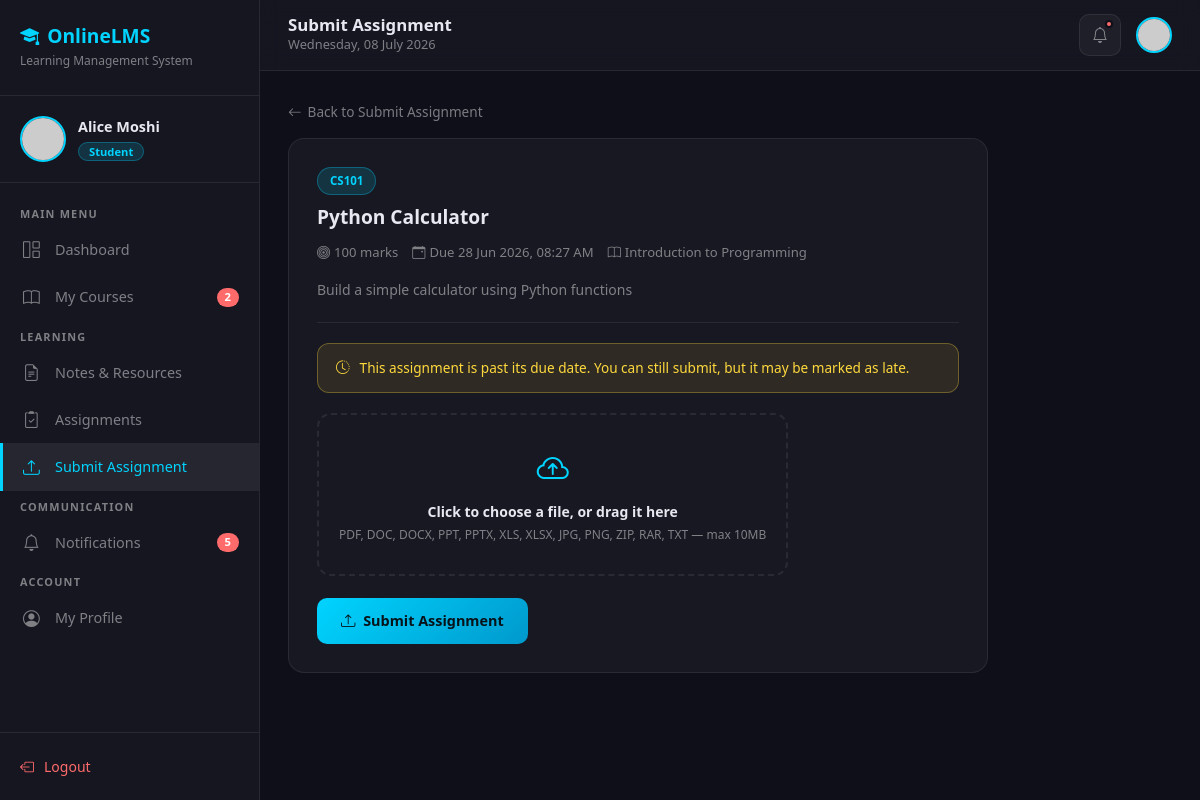
The page /student/submit_assignment.php?id=1 (signed in) on the database its author committed.
### tables this page shows
CREATE TABLE `assignments` (
  `id` int(11) NOT NULL,
  `title` varchar(200) NOT NULL,
  `description` text NOT NULL,
  `course_id` int(11) NOT NULL,
  `created_by` int(11) NOT NULL,
  `due_date` datetime NOT NULL,
  `total_marks` int(11) DEFAULT 100,
  `file_name` varchar(255) DEFAULT NULL,
  `file_path` varchar(255) DEFAULT NULL,
  `status` enum('active','closed','draft') DEFAULT 'active',
  `created_at` timestamp NOT NULL DEFAULT current_timestamp(),
  `updated_at` timestamp NOT NULL DEFAULT current_timestamp() ON UPDATE current_timestamp()
);

CREATE TABLE `courses` (
  `id` int(11) NOT NULL,
  `course_code` varchar(20) NOT NULL,
  `course_name` varchar(150) NOT NULL,
  `description` text DEFAULT NULL,
  `lecturer_id` int(11) NOT NULL,
  `status` enum('active','inactive') DEFAULT 'active',
  `created_at` timestamp NOT NULL DEFAULT current_timestamp(),
  `updated_at` timestamp NOT NULL DEFAULT current_timestamp() ON UPDATE current_timestamp()
);

### student/submit_assignment.php (the view, shortened to what this page needs)
<?php
require_once '../includes/db_connection.php';
$student_id   = $_SESSION['user_id'];
$student_name = $_SESSION['user_name'];
$assignment_id = isset($_GET['id']) ? (int) $_GET['id'] : 0;
$assignment    = null;
$existing_submission = null;
$existing_grade      = null;
if ($assignment_id > 0) {
    $assignment = mysqli_fetch_assoc(mysqli_query($conn,
        "SELECT a.*, c.course_name, c.course_code
         FROM assignments a
         INNER JOIN courses c ON a.course_id = c.id
         INNER JOIN course_enrollments ce ON a.course_id = ce.course_id
         WHERE a.id = '$assignment_id'
         AND ce.student_id = '$student_id'
         AND ce.status = 'enrolled'
         AND a.status = 'active'
         LIMIT 1"
    ));
    if ($assignment) {
        $existing_submission = mysqli_fetch_assoc(mysqli_query($conn,
            "SELECT * FROM submissions
             WHERE assignment_id = '$assignment_id' AND student_id = '$student_id'
             LIMIT 1"
        ));
        $existing_grade = mysqli_fetch_assoc(mysqli_query($conn,
            "SELECT * FROM grades
             WHERE assignment_id = '$assignment_id' AND student_id = '$student_id'
             LIMIT 1"
        ));
    }
}
$courses_count = mysqli_fetch_assoc(
    mysqli_query($conn, "SELECT COUNT(*) as total FROM course_enrollments
                          WHERE student_id = '$student_id' AND status = 'enrolled'")
)['total'];
$notifications_count = mysqli_fetch_assoc(
    mysqli_query($conn, "SELECT COUNT(*) as total FROM notifications n
                          LEFT JOIN notification_reads nr ON n.id = nr.notification_id
                              AND nr.user_id = '$student_id'
                          WHERE (n.target_role = 'student' OR n.target_role = 'all')
                          AND nr.id IS NULL")
)['total'];
$student_query = mysqli_query($conn, "SELECT * FROM users WHERE id = '$student_id'");
$student       = mysqli_fetch_assoc($student_query);
$ready_to_submit = null;
$awaiting_grade  = null;
?>
<!DOCTYPE html>
<html lang="en">
<head>
    <link rel="stylesheet" href="https://cdn.jsdelivr.net/npm/bootstrap@5.3.0/dist/css/bootstrap.min.css">
    <link rel="stylesheet" href="https://cdn.jsdelivr.net/npm/bootstrap-icons@1.10.5/font/bootstrap-icons.css">
</head>
<body>
<aside class="sidebar" id="sidebar">
    <div class="sidebar-brand">
        <h5><i class="bi bi-mortarboard-fill me-2"></i>OnlineLMS</h5>
        <span>Learning Management System</span>
    </div>
    <div class="sidebar-profile">
        <img src="../uploads/profiles/<?= htmlspecialchars($student['profile_picture']) ?>"
             onerror="this.src='https://ui-avatars.com/api/?name=<?= urlencode($student_name) ?>&background=00d4ff&color=fff&size=46'"
             alt="Profile">
        <div>
            <div class="name"><?= htmlspecialchars($student_name) ?></div>
            <span class="role-badge">Student</span>
        </div>
    </div>
    <nav class="sidebar-nav">
        <div class="nav-section">Main Menu</div>
        <a href="dashboard.php">
            <i class="bi bi-grid-1x2"></i> Dashboard
        </a>
        <a href="courses.php">
            <i class="bi bi-book"></i> My Courses
            <?php if ($courses_count > 0): ?>
                <span class="nav-badge"><?= $courses_count ?></span>
            <?php endif; ?>
        </a>
        <div class="nav-section">Learning</div>
        <a href="notes.php">
            <i class="bi bi-file-earmark-text"></i> Notes & Resources
        </a>
        <a href="assignments.php">
            <i class="bi bi-clipboard2-check"></i> Assignments
        </a>
        <a href="submit_assignment.php" class="active">
            <i class="bi bi-upload"></i> Submit Assignment
        </a>
        <div class="nav-section">Communication</div>
        <a href="notifications.php">
            <i class="bi bi-bell"></i> Notifications
            <?php if ($notifications_count > 0): ?>
                <span class="nav-badge"><?= $notifications_count ?></span>
            <?php endif; ?>
        </a>
        <div class="nav-section">Account</div>
        <a href="profile.php">
            <i class="bi bi-person-circle"></i> My Profile
        </a>
    </nav>
    <div class="sidebar-footer">
    <a href="../logout.php"
       onclick="return confirm('Are you sure you want to logout?')"
       style="display:flex; align-items:center; gap:10px;
              color:var(--red); text-decoration:none;
              font-size:0.875rem; font-weight:500; padding:8px 0;">
        <i class="bi bi-box-arrow-left"></i> Logout
    </a>
</div>
</aside>
<div class="main-content">
    <div class="topbar">
        <div class="d-flex align-items-center gap-3">
            <div class="topbar-left">
                <h6>Submit Assignment</h6>
                <p><?= date('l, d F Y') ?></p>
            </div>
        </div>
        <div class="topbar-right">
            <a href="notifications.php" class="notif-btn">
                <i class="bi bi-bell"></i>
                <?php if ($notifications_count > 0): ?>
                    <span class="notif-dot"></span>
                <?php endif; ?>
            </a>
            <a href="profile.php" style="text-decoration:none;">
                <img src="../uploads/profiles/<?= htmlspecialchars($student['profile_picture']) ?>"
                     onerror="this.src='https://ui-avatars.com/api/?name=<?= urlencode($student_name) ?>&background=00d4ff&color=fff&size=36'"
                     style="width:36px;height:36px;border-radius:50%;object-fit:cover;border:2px solid var(--accent);">
            </a>
        </div>
    </div>
    <div class="page-body">
        <?php if ($assignment_id === 0): ?>
            <!-- ══════════════════════════════════════
                 PICKER MODE — choose an assignment
            ══════════════════════════════════════ -->
            <div class="page-header">
                <h4>Submit Assignment</h4>
                <p>Choose an assignment below to upload your work.</p>
            </div>
            <div class="section-card mb-4">
                <div class="section-header">
                    <h6><i class="bi bi-clipboard2" style="color:var(--yellow)"></i> Ready to Submit</h6>
                </div>
                <?php if (mysqli_num_rows($ready_to_submit) > 0): ?>
                    <?php while ($a = mysqli_fetch_assoc($ready_to_submit)): ?>
                        <?php $is_overdue = $a['hours_left'] < 0; ?>
                        <div class="pick-row">
                            <div class="item-icon <?= $is_overdue ? 'overdue' : 'pending' ?>">
                                <i class="bi <?= $is_overdue ? 'bi-exclamation-circle' : 'bi-clipboard2' ?>"></i>
                            </div>
                            <div class="pick-info">
                                <div class="pick-title"><?= htmlspecialchars($a['title']) ?></div>
                                <div class="pick-meta">
                                    <span class="badge-glass badge-blue"><?= htmlspecialchars($a['course_code']) ?></span>
                                    <span><i class="bi bi-bullseye"></i><?= $a['total_marks'] ?> marks</span>
                                    <span><i class="bi bi-calendar-event"></i>Due <?= date('d M Y, h:i A', strtotime($a['due_date'])) ?></span>
                                    <?php if ($is_overdue): ?>
                                        <span class="badge-glass badge-red">Overdue</span>
                                    <?php endif; ?>
                                </div>
                            </div>
                            <a href="submit_assignment.php?id=<?= $a['id'] ?>" class="btn-pick">
                                <i class="bi bi-upload me-1"></i>Submit
                            </a>
                        </div>
                    <?php endwhile; ?>
                <?php else: ?>
                    <div class="empty-state">
                        <i class="bi bi-check2-circle"></i>
                        <p>You're all caught up — nothing pending submission.</p>
                    </div>
                <?php endif; ?>
            </div>
            <div class="section-card">
                <div class="section-header">
                    <h6><i class="bi bi-hourglass-split" style="color:var(--accent)"></i> Awaiting Grade</h6>
                </div>
                <?php if (mysqli_num_rows($awaiting_grade) > 0): ?>
                    <?php while ($a = mysqli_fetch_assoc($awaiting_grade)): ?>
                        <div class="pick-row">
                            <div class="item-icon submitted">
                                <i class="bi bi-check2-circle"></i>
                            </div>
                            <div class="pick-info">
                                <div class="pick-title"><?= htmlspecialchars($a['title']) ?></div>
                                <div class="pick-meta">
                                    <span class="badge-glass badge-blue"><?= htmlspecialchars($a['course_code']) ?></span>
                                    <span><i class="bi bi-upload"></i>Submitted <?= date('d M Y', strtotime($a['submission_date'])) ?></span>
                                </div>
                            </div>
                            <a href="submit_assignment.php?id=<?= $a['id'] ?>" class="btn-pick view">
                                <i class="bi bi-arrow-repeat me-1"></i>Resubmit
                            </a>
                        </div>
                    <?php endwhile; ?>
                <?php else: ?>
                    <div class="empty-state">
                        <i class="bi bi-hourglass"></i>
                        <p>Nothing awaiting grading right now.</p>
                    </div>
                <?php endif; ?>
            </div>
        <?php else: ?>
            <a href="submit_assignment.php" class="back-link"><i class="bi bi-arrow-left"></i> Back to Submit Assignment</a>
            <div class="submission-card">
                <div class="sub-top">
                    <div>
                        <span class="badge-glass badge-blue mb-2 d-inline-block"><?= htmlspecialchars($assignment['course_code']) ?></span>
                        <div class="sub-title"><?= htmlspecialchars($assignment['title']) ?></div>
                    </div>
                </div>
                <div class="sub-meta">
                    <span><i class="bi bi-bullseye"></i><?= $assignment['total_marks'] ?> marks</span>
                    <span><i class="bi bi-calendar-event"></i>Due <?= date('d M Y, h:i A', strtotime($assignment['due_date'])) ?></span>
                    <span><i class="bi bi-book"></i><?= htmlspecialchars($assignment['course_name']) ?></span>
                </div>
                <?php if (!empty($assignment['description'])): ?>
                    <div class="sub-desc"><?= nl2br(htmlspecialchars($assignment['description'])) ?></div>
                <?php endif; ?>
                <?php if ($existing_grade): ?>
                    <div class="grade-box">
                        <?php $pct = $existing_grade['total_marks'] > 0 ? round(($existing_grade['marks_obtained'] / $existing_grade['total_marks']) * 100, 1) : null; ?>
                        <div class="score"><?= $existing_grade['marks_obtained'] ?>/<?= $existing_grade['total_marks'] ?></div>
                        <div class="label"><?= $pct !== null ? $pct . '% — ' : '' ?>This assignment has been graded</div>
                        <?php if (!empty($existing_grade['feedback'])): ?>
                            <div class="feedback">
                                <strong>Lecturer Feedback</strong>
                                <?= nl2br(htmlspecialchars($existing_grade['feedback'])) ?>
                            </div>
                        <?php endif; ?>
                    </div>
                <?php else: ?>
                    <?php if (strtotime($assignment['due_date']) < time()): ?>
                        <div class="alert-glass warning">
                            <i class="bi bi-clock-history"></i>
                            This assignment is past its due date. You can still submit, but it may be marked as late.
                        </div>
                    <?php endif; ?>
                    <form action="submit_assignment.php?id=<?= $assignment['id'] ?>" method="POST" enctype="multipart/form-data" id="submitForm">
                        <label class="dropzone" id="dropzone">
                            <i class="bi bi-cloud-arrow-up"></i>
                            <div class="dz-text" id="dzText">Click to choose a file, or drag it here</div>
                            <div class="dz-sub">PDF, DOC, DOCX, PPT, PPTX, XLS, XLSX, JPG, PNG, ZIP, RAR, TXT — max 10MB</div>
                        </label>
                        <button type="submit" class="btn-submit-form">
                            <i class="bi bi-upload me-1"></i>
                            <?= $existing_submission ? 'Resubmit Assignment' : 'Submit Assignment' ?>
                        </button>
                    </form>
                <?php endif; ?>
            </div>
        <?php endif; ?>
    </div>
</div>
</body>
</html>

### rows shown on the page
assignments: course.course_code "CS101", title "Python Calculator", total_marks "100", due_date "28 Jun 2026, 08:27 AM", course.course_name "Introduction to Programming", description "Build a simple calculator using Python functions"

### other values the page prints
$student_name "Alice Moshi"
$courses_count "2"
$notifications_count "5"
